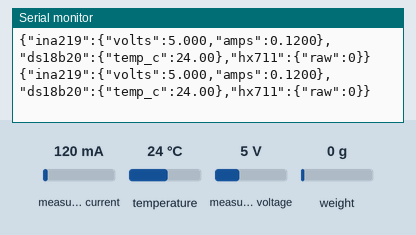
The sketch below on a simulated ESP32. Parts: the last lines printed to the serial monitor. Inputs (shaded band) come from the test bench; at power-on: measured current 120 mA, temperature 24 °C, weight on the scale 0 g, measured voltage 5 V.

Above: at 1.2 s.
1.3 s: measured current set to 40 mA
At 1.9 s:
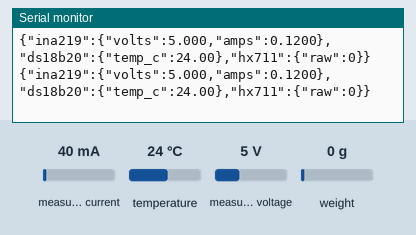
2.8 s: temperature set to 12 °C
At 3.7 s:
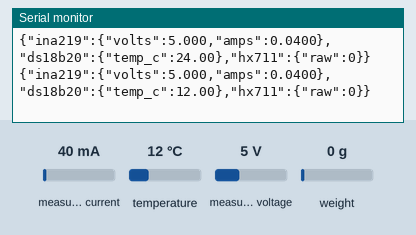
4.3 s: weight on the scale set to 100 g
At 5.0 s:
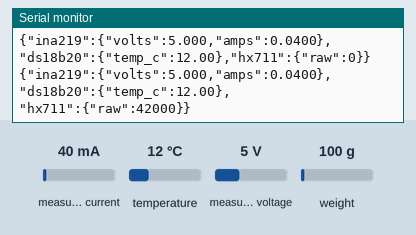
5.8 s: measured voltage set to 0.3 V
At 5.8 s:
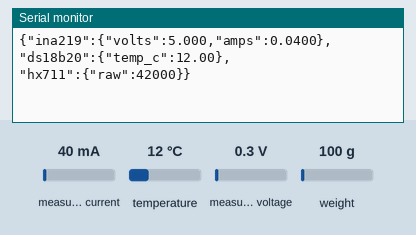
7.3 s: temperature set to 19 °C
At 7.9 s:
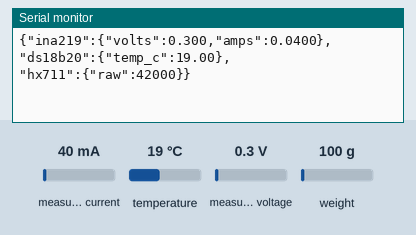
8.8 s: weight on the scale set to 1250 g
At 9.3 s:
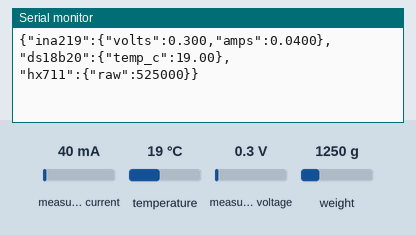
Timing chart, 0 to 11.3 s (numbered marks = the images above; inputs shaded):
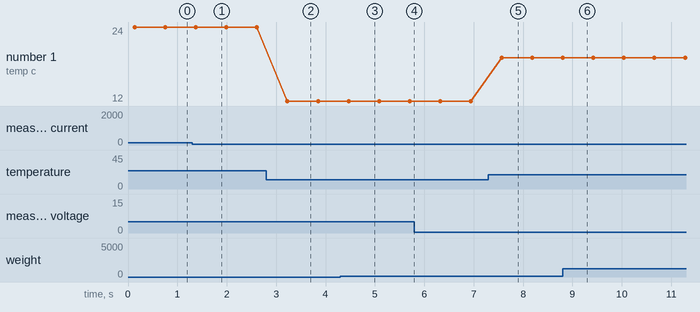

Measured:
- after the input at 2.8 s, the serial monitor: prints a new line after 0.43 s (image 2)
- after the input at 4.3 s, the serial monitor: prints a new line after 0.17 s (image 3)
- after the input at 7.3 s, the serial monitor: prints a new line after 0.26 s (image 5)
- after the input at 8.8 s, the serial monitor: prints a new line at once (image 6)
- plotted number 1: 24 → 12 after the input at 2.8 s, 12 → 19 after the input at 7.3 s

The sketch:

vfm_sensors.ino
```cpp
// Prints real sensor readings as one JSON line every 500 ms over USB serial.
// tools/serial_bridge.py forwards each line to the gateway dashboard.
//
// Libraries (Library Manager): Adafruit INA219, OneWire, DallasTemperature,
// "HX711 Arduino Library" by Bogdan Necula.
//
// Pins: INA219 SDA=21 SCL=22, DS18B20 DATA=4 (4.7k pull-up to 3V3), HX711 DT=25 SCK=26.
// A sensor that fails to read is left out of the line. Values are never invented.

#include <Wire.h>
#include <Adafruit_INA219.h>
#include <OneWire.h>
#include <DallasTemperature.h>
#include "HX711.h"

const int PIN_SDA = 21, PIN_SCL = 22;
const int PIN_DS18B20 = 4;
const int PIN_HX_DT = 25, PIN_HX_SCK = 26;

// 0 = load cell not calibrated yet: only raw counts are sent.
// After calibration set this to (raw counts per gram) and HX_OFFSET to the tare raw value.
const float HX_COUNTS_PER_GRAM = 0.0;
const long HX_OFFSET = 0;

Adafruit_INA219 ina;
OneWire oneWire(PIN_DS18B20);
DallasTemperature ds18b20(&oneWire);
HX711 scale;
bool inaOk = false;

void setup() {
  Serial.begin(115200);
  Wire.begin(PIN_SDA, PIN_SCL);
  inaOk = ina.begin();
  ds18b20.begin();
  ds18b20.setWaitForConversion(false);
  ds18b20.requestTemperatures();
  scale.begin(PIN_HX_DT, PIN_HX_SCK);
}

void loop() {
  String line = "{";
  bool first = true;

  if (inaOk) {
    float volts = ina.getBusVoltage_V();
    float amps = ina.getCurrent_mA() / 1000.0;
    if (isfinite(volts) && isfinite(amps)) {
      line += "\"ina219\":{\"volts\":" + String(volts, 3) + ",\"amps\":" + String(amps, 4) + "}";
      first = false;
    }
  }

  float tempC = ds18b20.getTempCByIndex(0);
  ds18b20.requestTemperatures();
  if (tempC != DEVICE_DISCONNECTED_C && tempC > -55.0 && tempC < 125.0) {
    line += String(first ? "" : ",") + "\"ds18b20\":{\"temp_c\":" + String(tempC, 2) + "}";
    first = false;
  }

  if (scale.is_ready()) {
    long raw = scale.read();
    line += String(first ? "" : ",") + "\"hx711\":{\"raw\":" + String(raw);
    if (HX_COUNTS_PER_GRAM != 0.0) {
      line += ",\"mass_g\":" + String((raw - HX_OFFSET) / HX_COUNTS_PER_GRAM, 1);
    }
    line += "}";
    first = false;
  }

  line += "}";
  if (!first) Serial.println(line);
  delay(500);
}
```
